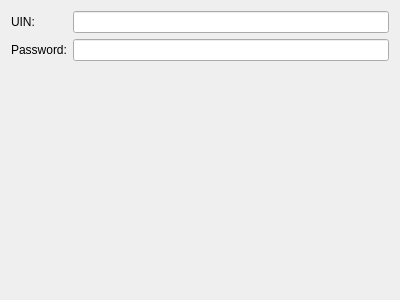
<?xml version="1.0" encoding="UTF-8"?>
<ui version="4.0">
 <class>IcqMainOptionsWidget</class>
 <widget class="QWidget" name="IcqMainOptionsWidget">
  <property name="geometry">
   <rect>
    <x>0</x>
    <y>0</y>
    <width>400</width>
    <height>300</height>
   </rect>
  </property>
  <property name="windowTitle">
   <string>Account Preferences</string>
  </property>
  <layout class="QVBoxLayout" name="verticalLayout_2">
   <item>
    <layout class="QFormLayout" name="formLayout">
     <item row="0" column="0">
      <widget class="QLabel" name="accountLabel">
       <property name="text">
        <string>UIN:</string>
       </property>
      </widget>
     </item>
     <item row="0" column="1">
      <widget class="KLineEdit" name="accountLineEdit"/>
     </item>
     <item row="1" column="0">
      <widget class="QLabel" name="passwordLabel">
       <property name="text">
        <string>Password:</string>
       </property>
      </widget>
     </item>
     <item row="1" column="1">
      <widget class="KLineEdit" name="passwordLineEdit">
       <property name="passwordMode">
        <bool>true</bool>
       </property>
      </widget>
     </item>
    </layout>
   </item>
   <item>
    <spacer name="verticalSpacer">
     <property name="orientation">
      <enum>Qt::Vertical</enum>
     </property>
     <property name="sizeHint" stdset="0">
      <size>
       <width>20</width>
       <height>219</height>
      </size>
     </property>
    </spacer>
   </item>
  </layout>
 </widget>
 <customwidgets>
  <customwidget>
   <class>KLineEdit</class>
   <extends>QLineEdit</extends>
   <header>klineedit.h</header>
  </customwidget>
 </customwidgets>
 <resources/>
 <connections/>
</ui>
